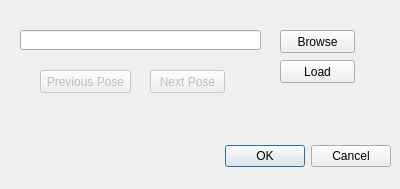
<?xml version="1.0" encoding="UTF-8"?>
<ui version="4.0">
 <class>PosesDialog</class>
 <widget class="QDialog" name="PosesDialog">
  <property name="geometry">
   <rect>
    <x>0</x>
    <y>0</y>
    <width>400</width>
    <height>189</height>
   </rect>
  </property>
  <property name="windowTitle">
   <string>Dialog</string>
  </property>
  <widget class="QDialogButtonBox" name="buttonBox">
   <property name="geometry">
    <rect>
     <x>50</x>
     <y>140</y>
     <width>341</width>
     <height>32</height>
    </rect>
   </property>
   <property name="orientation">
    <enum>Qt::Horizontal</enum>
   </property>
   <property name="standardButtons">
    <set>QDialogButtonBox::Cancel|QDialogButtonBox::Ok</set>
   </property>
  </widget>
  <widget class="QLineEdit" name="poseFilePathBox">
   <property name="geometry">
    <rect>
     <x>20</x>
     <y>30</y>
     <width>241</width>
     <height>20</height>
    </rect>
   </property>
  </widget>
  <widget class="QPushButton" name="openFileBtn">
   <property name="geometry">
    <rect>
     <x>280</x>
     <y>30</y>
     <width>75</width>
     <height>23</height>
    </rect>
   </property>
   <property name="text">
    <string>Browse</string>
   </property>
  </widget>
  <widget class="QPushButton" name="prevPoseBtn">
   <property name="enabled">
    <bool>false</bool>
   </property>
   <property name="geometry">
    <rect>
     <x>40</x>
     <y>70</y>
     <width>91</width>
     <height>23</height>
    </rect>
   </property>
   <property name="text">
    <string>Previous Pose</string>
   </property>
  </widget>
  <widget class="QPushButton" name="nextPoseBtn">
   <property name="enabled">
    <bool>false</bool>
   </property>
   <property name="geometry">
    <rect>
     <x>150</x>
     <y>70</y>
     <width>75</width>
     <height>23</height>
    </rect>
   </property>
   <property name="text">
    <string>Next Pose</string>
   </property>
  </widget>
  <widget class="QPushButton" name="loadPosesFileBtn">
   <property name="geometry">
    <rect>
     <x>280</x>
     <y>60</y>
     <width>75</width>
     <height>23</height>
    </rect>
   </property>
   <property name="text">
    <string>Load</string>
   </property>
  </widget>
 </widget>
 <resources/>
 <connections>
  <connection>
   <sender>buttonBox</sender>
   <signal>accepted()</signal>
   <receiver>PosesDialog</receiver>
   <slot>accept()</slot>
   <hints>
    <hint type="sourcelabel">
     <x>248</x>
     <y>254</y>
    </hint>
    <hint type="destinationlabel">
     <x>157</x>
     <y>274</y>
    </hint>
   </hints>
  </connection>
  <connection>
   <sender>buttonBox</sender>
   <signal>rejected()</signal>
   <receiver>PosesDialog</receiver>
   <slot>reject()</slot>
   <hints>
    <hint type="sourcelabel">
     <x>316</x>
     <y>260</y>
    </hint>
    <hint type="destinationlabel">
     <x>286</x>
     <y>274</y>
    </hint>
   </hints>
  </connection>
 </connections>
</ui>
